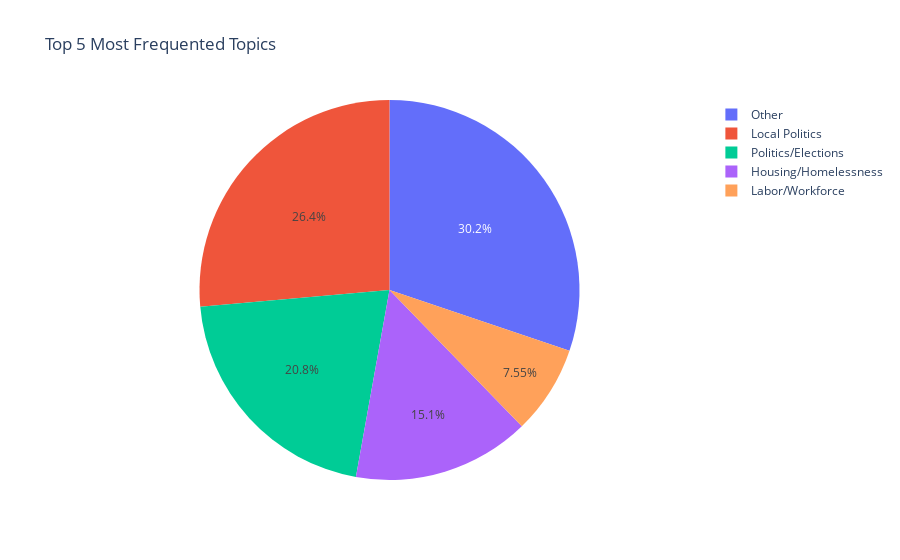

Notebook cell for this chart:
### Markdown cell above
We can begin by visualizing the aforementioned areas so the client gets a general overview of their coverage: The most frequented neighborhoods, census tracts and topics.

### Code cell
import matplotlib.pyplot as plt
import seaborn as sns
import plotly.express as px

# Bar plot for Top 5 Neighborhoods by Article Count
plt.figure(figsize=(10, 6))
sns.barplot(x="Article Count", y="Neighborhood", data=neighborhood_count)
plt.title("Top 5 Most Frequented Neighborhoods")
plt.show()

# Bar plot for Top 5 Neighborhoods by Article Count
plt.figure(figsize=(10, 6))
sns.barplot(x="Census Tract", y="Article Count", data=tract_count)
plt.title("Top 5 Most Frequented Census Tracts")
plt.show()


# Pie chart for Top 5 Topics by Article Count
fig = px.pie(topic_count, names="Closest Topic", values="Article Count", title="Top 5 Most Frequented Topics")
fig.show()

### Figure 1 — Plotly figure (JSON) as saved in the notebook; plotly's stock layout.template omitted (floating-point values rounded to 4 significant figures)
{"data": [{"domain": {"x": [0, 1], "y": [0, 1]}, "hovertemplate": "Closest Topic=%{label}<br>Article Count=%{value}<extra></extra>", "labels": ["Other", "Local Politics", "Politics/Elections", "Housing/Homelessness", "Labor/Workforce"], "legendgroup": "", "name": "", "showlegend": true, "type": "pie", "values": [16, 14, 11, 8, 4]}], "layout": {"legend": {"tracegroupgap": 0}, "title": {"text": "Top 5 Most Frequented Topics"}}}
